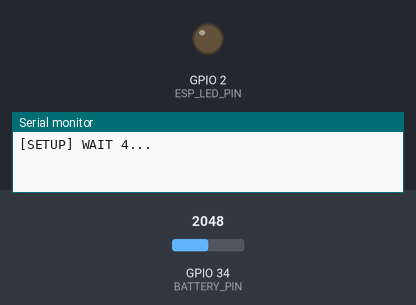
The sketch below on a simulated ESP32. Shown: output pins drawn as LEDs (lit = HIGH), the last lines printed to the serial monitor. The inputs (shaded band) are chosen by the test bench; at power-on: GPIO 34 (BATTERY_PIN) = 2048. WiFi joins after 1.5 s; servers stay silent unless stated; uploads are accepted with an empty reply. At 51.6 s the program puts the board to deep sleep or switches it off; the recording ends there.

Above: at 0.1 s.
At 4.1 s:
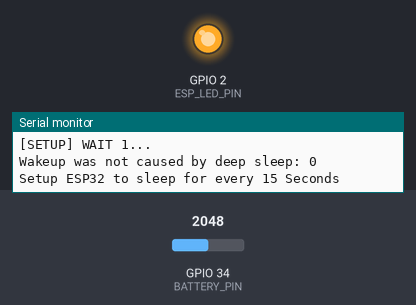
Timing chart, 0 to 5.6 s (numbered marks = the images above):
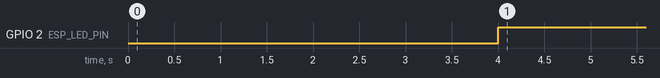

Measured:
- by itself, GPIO 2 (ESP_LED_PIN): LOW → HIGH at 4.0 s

The sketch:

George_Code_by_Usman.ino
```cpp
#include <Arduino.h>
#include <WiFi.h>
#include <HTTPClient.h>
#include <WiFiMulti.h>


#define uS_TO_S_FACTOR 1000000ULL  /* Conversion factor for micro seconds to seconds */
#define TIME_TO_SLEEP  15        /* Time ESP32 will go to sleep (in seconds) */
#define USE_SERIAL Serial

WiFiMulti wifiMulti;

String macId = "";
String url = "http://35.184.38.177:8000/";

boolean gpio_interr = false;
boolean timer_interr = false;

RTC_DATA_ATTR

const int ESP_LED_PIN = 2;
const int BUZZER = 12;

const int BATTERY_PIN = 34;
String BATTERY_STATUS;


//*******************************************************************************
void measureBattery()
{
  int BATTERY_ADC = analogRead(BATTERY_PIN);    //takes ADC value (from 3.3v pin)

  float SCALING_FACTOR = 4.5 / 1024;            // Scaling ADC value for 4.5v (AAA battery)

  float BATTERY_VOLTAGE = BATTERY_ADC * SCALING_FACTOR;     //(Latest voltage of AAA battery)

  if(BATTERY_VOLTAGE > 3.9)
  {
    BATTERY_STATUS = "good";
  }

  else if((BATTERY_VOLTAGE >= 3.3) && (BATTERY_VOLTAGE <= 3.9))
  {
    BATTERY_STATUS = "medium";
  }

  else if(BATTERY_VOLTAGE < 3.3)
  {
    BATTERY_STATUS = "low";
  }

}


/*
  Method to print the reason by which ESP32
  has been awaken from sleep
*/
void print_wakeup_reason() {    //*****************************************************************************
  esp_sleep_wakeup_cause_t wakeup_reason;

  wakeup_reason = esp_sleep_get_wakeup_cause();

  switch (wakeup_reason)
  {
    case ESP_SLEEP_WAKEUP_EXT0 :
      Serial.println("Wakeup caused by external signal using RTC_IO");
      gpio_interr = true;
      pinMode(BUZZER, OUTPUT);
      digitalWrite(BUZZER, HIGH);
      break;

    case ESP_SLEEP_WAKEUP_EXT1 :
      Serial.println("Wakeup caused by external signal using RTC_CNTL");
      break;

    case ESP_SLEEP_WAKEUP_TIMER :
      Serial.println("Wakeup caused by timer");
      timer_interr = true;
      break;

    case ESP_SLEEP_WAKEUP_TOUCHPAD :
      Serial.println("Wakeup caused by touchpad");
      break;

    case ESP_SLEEP_WAKEUP_ULP :
      Serial.println("Wakeup caused by ULP program");
      break;

    default :
      Serial.printf("Wakeup was not caused by deep sleep: %d\n", wakeup_reason);
      break;
  }
}

//********************************************************************************
boolean checkMacId(String macId)
{
  HTTPClient http;
  boolean already_added = false;

  Serial.println("Sending request");
//  if (WiFi.status() == WL_CONNECTED)
//  {
    Serial.println("Inside request");
    http.begin(url + "sensor_info/get_sensors_by_id/5b09nPavNJHKx8leuYLK");

    int httpCode = http.GET();

    // httpCode will be negative on error
    if (httpCode > 0) {
      // HTTP header has been send and Server response header has been handled
      USE_SERIAL.printf("[HTTP] GET... code: %d\n", httpCode);

      // file found at server
      if (httpCode == HTTP_CODE_OK) {
        String payload = http.getString();
        USE_SERIAL.println(payload);

        if (payload.indexOf(macId) > 0)
        {
          already_added = true;
        }
      } else {
        USE_SERIAL.printf("[HTTP] GET... failed, error: %s\n", http.errorToString(httpCode).c_str());
      }

    }

    http.end();
    return already_added;
 // }
}

//**********************************************************************************
void createSensor(String macId)
{

  HTTPClient http;
  String requestData = "{\"mac_address\":\"" + macId + "\" ,\"rack_block_id\": \"5b09nPavNJHKx8leuYLK\"}";

  USE_SERIAL.print("[HTTP] begin...\n");
  USE_SERIAL.println(requestData);
  Serial.println(requestData.length());
  http.begin(url + "sensor_info/create_sensor"); //HTTP

  http.addHeader("Content-Type", "application/json");
  http.addHeader("Content-Length", String(requestData.length()));
  int httpCode = http.POST(requestData);

  // httpCode will be negative on error
  if (httpCode > 0) {
    // HTTP header has been send and Server response header has been handled
    USE_SERIAL.printf("[HTTP] GET... code: %d\n", httpCode);

    // file found at server
    if (httpCode == HTTP_CODE_OK) {
      String payload = http.getString();
      USE_SERIAL.println(payload);
    }
  } else {
    USE_SERIAL.printf("[HTTP] GET... failed, error: %s\n", http.errorToString(httpCode).c_str());
  }

  http.end();
}


//************************************************************************************
void Update_Power_Up(String macId)
{
  HTTPClient http;
  measureBattery();
  String requestData = "{\"mac_address_id\":\"" + macId + "\" , \"location_id\":\"PabBqnXhbmASUP9WPHO4\" , \"severity\":\"NULL\" , \"part_damaged\":\"NULL\" , \"notes\":\"NULL\" , \"status\":\"ok\" , \"battery_status\":\"" + BATTERY_STATUS + "\"}";

  USE_SERIAL.print("[HTTP] begin...\n");
  USE_SERIAL.println(requestData);
  Serial.println(requestData.length());
  http.begin(url + "sensor_info/create_incident"); //HTTP

  http.addHeader("Content-Type", "application/json");
  http.addHeader("Content-Length", String(requestData.length()));
  int httpCode = http.POST(requestData);

  // httpCode will be negative on error
  if (httpCode > 0) {
    // HTTP header has been send and Server response header has been handled
    USE_SERIAL.printf("[HTTP] GET... code: %d\n", httpCode);
  //  Serial.println("Incident happened" + macId);

    // file found at server
    if (httpCode == HTTP_CODE_OK) {
      String payload = http.getString();
      USE_SERIAL.println(payload);
    }
  } else {
    USE_SERIAL.printf("[HTTP] GET... failed, error: %s\n", http.errorToString(httpCode).c_str());
  }

  http.end();
}


//************************************************************************************
void Update_Timer(String macId)
{
  HTTPClient http;
  measureBattery();
  String requestData = "{\"mac_address_id\":\"" + macId + "\" , \"location_id\":\"PabBqnXhbmASUP9WPHO4\" , \"severity\":\"NULL\" , \"part_damaged\":\"NULL\" , \"notes\":\"NULL\" , \"status\":\"NULL\" , \"battery_status\":\"" + BATTERY_STATUS + "\"}";

  USE_SERIAL.print("[HTTP] begin...\n");
  USE_SERIAL.println(requestData);
  Serial.println(requestData.length());
  http.begin(url + "sensor_info/create_incident"); //HTTP

  http.addHeader("Content-Type", "application/json");
  http.addHeader("Content-Length", String(requestData.length()));
  int httpCode = http.POST(requestData);

  // httpCode will be negative on error
  if (httpCode > 0) {
    // HTTP header has been send and Server response header has been handled
    USE_SERIAL.printf("[HTTP] GET... code: %d\n", httpCode);
  //  Serial.println("Incident happened" + macId);

    // file found at server
    if (httpCode == HTTP_CODE_OK) {
      String payload = http.getString();
      USE_SERIAL.println(payload);
    }
  } else {
    USE_SERIAL.printf("[HTTP] GET... failed, error: %s\n", http.errorToString(httpCode).c_str());
  }

  http.end();
}


//************************************************************************************
void Update_Shock(String macId)
{
  HTTPClient http;
  measureBattery();
  String requestData = "{\"mac_address_id\":\"" + macId + "\" , \"location_id\":\"PabBqnXhbmASUP9WPHO4\" , \"severity\":\"NULL\" , \"part_damaged\":\"NULL\" , \"notes\":\"NULL\" , \"status\":\"New Impact\" , \"battery_status\":\"NULL\"}";

  USE_SERIAL.print("[HTTP] begin...\n");
  USE_SERIAL.println(requestData);
  Serial.println(requestData.length());
  http.begin(url + "sensor_info/create_incident"); //HTTP

  http.addHeader("Content-Type", "application/json");
  http.addHeader("Content-Length", String(requestData.length()));
  int httpCode = http.POST(requestData);

  // httpCode will be negative on error
  if (httpCode > 0) {
    // HTTP header has been send and Server response header has been handled
    USE_SERIAL.printf("[HTTP] GET... code: %d\n", httpCode);
  //  Serial.println("Incident happened" + macId);

    // file found at server
    if (httpCode == HTTP_CODE_OK) {
      String payload = http.getString();
      USE_SERIAL.println(payload);
    }
  } else {
    USE_SERIAL.printf("[HTTP] GET... failed, error: %s\n", http.errorToString(httpCode).c_str());
  }

  http.end();
}


void setup() {  //********************************************************************************************************************************************

  USE_SERIAL.begin(115200);

  USE_SERIAL.println();
  USE_SERIAL.println();
  USE_SERIAL.println();

  for (uint8_t t = 4; t > 0; t--) {
    USE_SERIAL.printf("[SETUP] WAIT %d...\n", t);
    USE_SERIAL.flush();
    delay(1000);
  }

  wifiMulti.addAP("StormFiber-2.4G", "47779884"); // SSID and Pass here


  pinMode(ESP_LED_PIN, OUTPUT);
  digitalWrite(ESP_LED_PIN, HIGH);

 // BUZZER_START_TIME = 0;

//  Serial.begin(115200);
//  delay(1000); //Take some time to open up the Serial Monitor

  macId = WiFi.macAddress();
  //macId = "abracadabra";

  //Increment boot number and print it every reboot
  // ++bootCount;
  // Serial.println("Boot number: " + String(bootCount));

  //Print the wakeup reason for ESP32
  print_wakeup_reason();

  /*
    First we configure the wake up source
    We set our ESP32 to wake up every 15 seconds
    and when GPIO33 is Active High
  */
  esp_sleep_enable_ext0_wakeup(GPIO_NUM_33, 1); //1 = High, 0 = Low
  esp_sleep_enable_timer_wakeup(TIME_TO_SLEEP * uS_TO_S_FACTOR);
  Serial.println("Setup ESP32 to sleep for every " + String(TIME_TO_SLEEP) +
                 " Seconds");

  /*
    Next we decide what all peripherals to shut down/keep on
    By default, ESP32 will automatically power down the peripherals
    not needed by the wakeup source, but if you want to be a poweruser
    this is for you. Read in detail at the API docs
    http://esp-idf.readthedocs.io/en/latest/api-reference/system/deep_sleep.html
    Left the line commented as an example of how to configure peripherals.
    The line below turns off all RTC peripherals in deep sleep.
  */
  //esp_deep_sleep_pd_config(ESP_PD_DOMAIN_RTC_PERIPH, ESP_PD_OPTION_OFF);
  //Serial.println("Configured all RTC Peripherals to be powered down in sleep");

  /*
    Now that we have setup a wake cause and if needed setup the
    peripherals state in deep sleep, we can now start going to
    deep sleep.
    In the case that no wake up sources were provided but deep
    sleep was started, it will sleep forever unless hardware
    reset occurs.
  */

/*  WiFi.begin(ssid, password);

  while (WiFi.status() != WL_CONNECTED) {
    delay(500);
    Serial.print(".");
  }*/

if ((wifiMulti.run() == WL_CONNECTED)) {

  Serial.println("");
  Serial.println("WiFi connected");
  Serial.println("IP address: ");
  Serial.println(WiFi.localIP());

  Serial.println();
  Serial.println();
  Serial.println("***************************Create sensor Start*********************************");
  Serial.println();
  createSensor(macId);
  Serial.println();
  Serial.println("***************************Create sensor End***********************************");
  delay(10000);

  Serial.println();
  Serial.println();
  Serial.println("***************************Update Timer Start*********************************");
  Serial.println();
  Update_Timer(macId);
  Serial.println();
  Serial.println("***************************Update Timer End*********************************");
  delay(10000);

  Serial.println();
  Serial.println();
  Serial.println("***************************Update Shock Start*********************************");
  Serial.println();
  Update_Shock(macId);
  Serial.println();
  Serial.println("***************************Update Shock End*********************************");
  delay(10000);


  if (!checkMacId(macId))     //   && gpio_interr (Seems like it's Not Need in power up)
  {
                                   // gpio_interr = false;
    Serial.println("First time Power up Update");
    createSensor(macId);
  }

  else if (timer_interr)
  {
    timer_interr = false;
    Serial.println("Battery Update");
    Update_Timer(macId);
  }

  else if(gpio_interr)
  {
    gpio_interr = false;
    Serial.println("Shock Update");
    Update_Shock(macId);
    }
  else
  {
    //Serial.println("else");
    }


/*  while ((millis() - BUZZER_START_TIME) <= (BUZZER_ON_TIME))
  {
    //wait for 10 seconds
  }*/

  delay(10000);
  digitalWrite(BUZZER, LOW);
  delay(5000);
  Serial.println("Going to sleep now");
  Serial.flush();
  esp_deep_sleep_start();
  Serial.println("This will never be printed");

}

}

void loop() {
  //This is not going to be called
}
```
